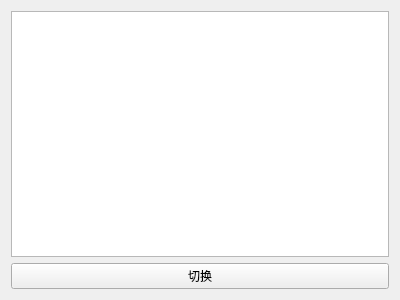
<?xml version="1.0" encoding="UTF-8"?>
<ui version="4.0">
 <class>Form</class>
 <widget class="QWidget" name="Form">
  <property name="geometry">
   <rect>
    <x>0</x>
    <y>0</y>
    <width>400</width>
    <height>300</height>
   </rect>
  </property>
  <property name="windowTitle">
   <string>Form</string>
  </property>
  <layout class="QVBoxLayout" name="verticalLayout">
   <item>
    <widget class="TableWidget" name="table">
     <property name="selectionMode">
      <enum>QAbstractItemView::ContiguousSelection</enum>
     </property>
     <property name="selectionBehavior">
      <enum>QAbstractItemView::SelectItems</enum>
     </property>
    </widget>
   </item>
   <item>
    <widget class="ToggleButton" name="toggle">
     <property name="text">
      <string>切换</string>
     </property>
    </widget>
   </item>
  </layout>
 </widget>
 <customwidgets>
  <customwidget>
   <class>PushButton</class>
   <extends>QPushButton</extends>
   <header>qfluentwidgets</header>
  </customwidget>
  <customwidget>
   <class>ToggleButton</class>
   <extends>PushButton</extends>
   <header>qfluentwidgets</header>
  </customwidget>
  <customwidget>
   <class>TableWidget</class>
   <extends>QTableWidget</extends>
   <header>qfluentwidgets</header>
  </customwidget>
 </customwidgets>
 <resources>
  <include location="custom_icon.qrc"/>
 </resources>
 <connections/>
</ui>
